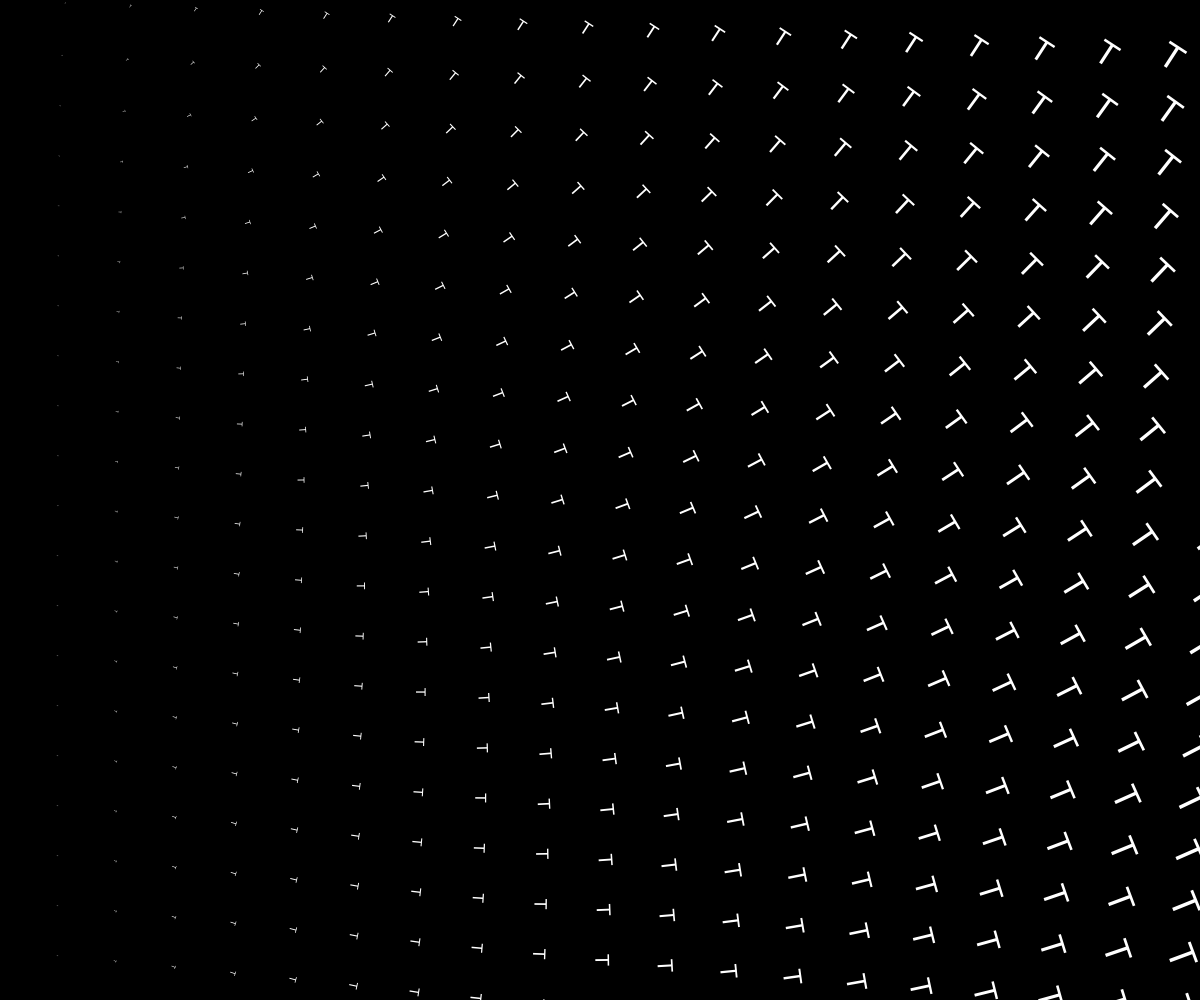
Frame 1 (no input)
Frame 60 (no input): identical to frame 1, image omitted
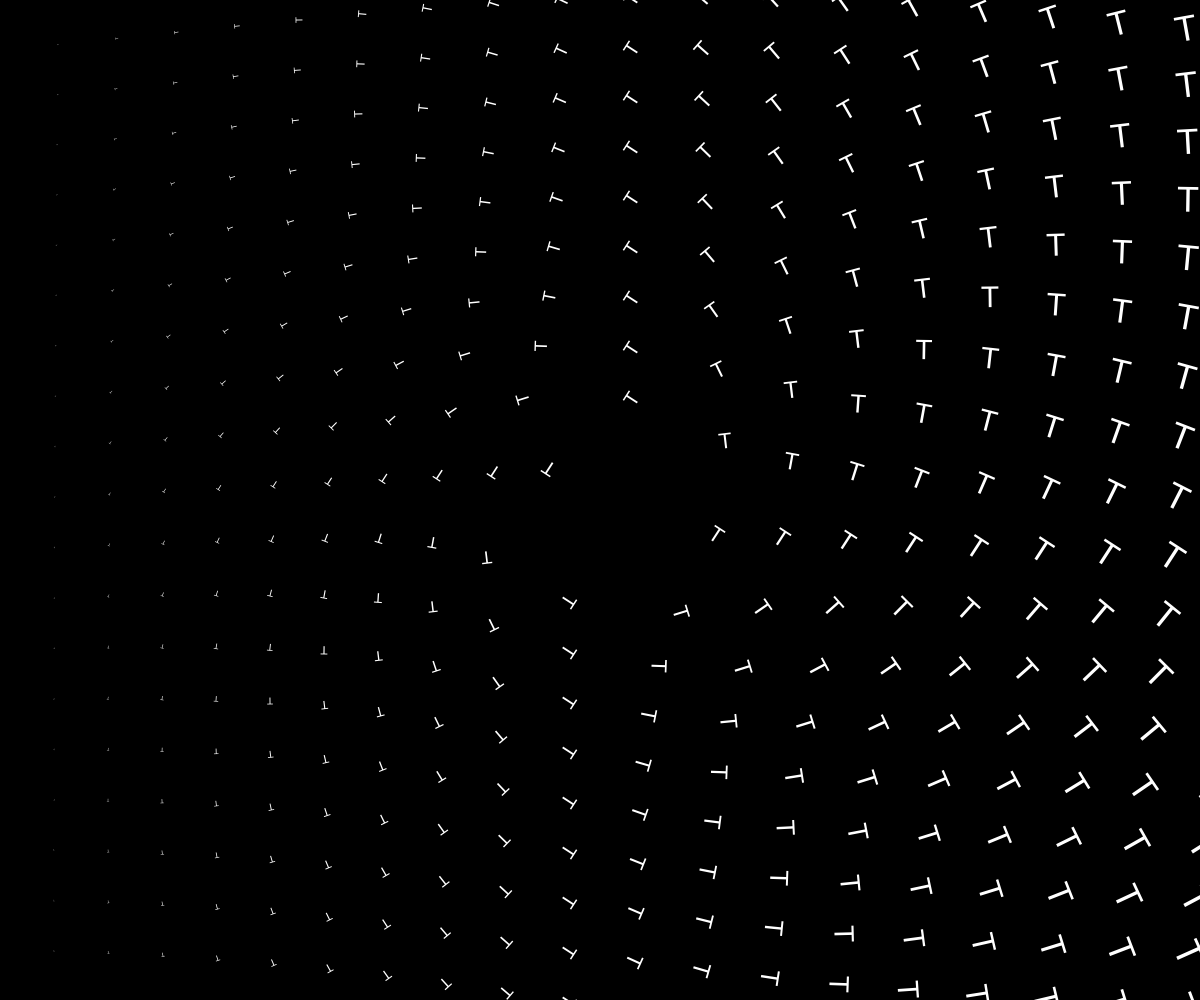
Frame 120 (the mouse pressed at the canvas centre since frame 60)

The p5.js sketch that drew these frames (run headless with seeded random() and noise() and a simulated clock; from frame 60 on, the mouse is pressed at the canvas centre):

// p5.js sketch
// ── sketch.js
let tilesX = 20;
let tilesY = 20;
let gridX, gridY;

function setup() {
  createCanvas(innerWidth, innerHeight);
  gridX = width / tilesX;
  gridY = height / tilesY;
}

function draw() {
  background(0);
  fill(255);

  for (let y = 0; y < tilesY; y++) {
    for (let x = 0; x < tilesX; x++) {
      // Winkel zur Maus
      let angle = atan2(mouseY - (y * gridY), mouseX - (x * gridX));

      // Umrechnung in Rotation JS
      if (angle < 0) {
        angle += 2 * PI;
      }

      push();
      translate(x * gridX, y * gridY);
      rotate(angle+10);
      scale(x/10)-(y/10);
      drawLetterT(gridX, 0, 20); // Verwenden Sie die drawLetterT-Funktion
      pop();
    }
  }
}

// Funktion zum Zeichnen des Buchstabens 'T'
function drawLetterT(x, y, size) {
  textSize(size);
  textAlign(CENTER, CENTER);
  text('T', x, y);
}
